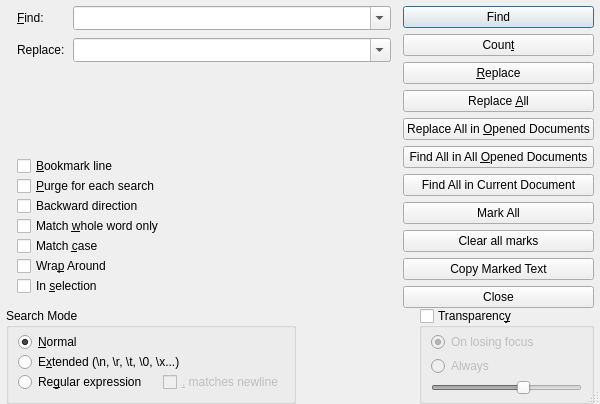
<?xml version="1.0" encoding="UTF-8"?>
<ui version="4.0">
 <class>FindReplaceDialog</class>
 <widget class="QDialog" name="FindReplaceDialog">
  <property name="geometry">
   <rect>
    <x>0</x>
    <y>0</y>
    <width>600</width>
    <height>325</height>
   </rect>
  </property>
  <property name="sizePolicy">
   <sizepolicy hsizetype="Preferred" vsizetype="Preferred">
    <horstretch>0</horstretch>
    <verstretch>0</verstretch>
   </sizepolicy>
  </property>
  <property name="windowTitle">
   <string>Find</string>
  </property>
  <property name="sizeGripEnabled">
   <bool>true</bool>
  </property>
  <layout class="QVBoxLayout" name="verticalLayout_3">
   <property name="spacing">
    <number>6</number>
   </property>
   <property name="leftMargin">
    <number>0</number>
   </property>
   <property name="topMargin">
    <number>0</number>
   </property>
   <property name="rightMargin">
    <number>0</number>
   </property>
   <property name="bottomMargin">
    <number>0</number>
   </property>
   <item>
    <layout class="QGridLayout" name="gridLayout_2">
     <property name="leftMargin">
      <number>6</number>
     </property>
     <property name="rightMargin">
      <number>6</number>
     </property>
     <property name="spacing">
      <number>0</number>
     </property>
     <item row="3" column="0">
      <layout class="QHBoxLayout" name="horizontalLayout_3">
       <item>
        <widget class="QGroupBox" name="searchMode">
         <property name="sizePolicy">
          <sizepolicy hsizetype="MinimumExpanding" vsizetype="Preferred">
           <horstretch>0</horstretch>
           <verstretch>0</verstretch>
          </sizepolicy>
         </property>
         <property name="minimumSize">
          <size>
           <width>0</width>
           <height>0</height>
          </size>
         </property>
         <property name="title">
          <string>Search Mode</string>
         </property>
         <layout class="QVBoxLayout" name="verticalLayout">
          <property name="spacing">
           <number>0</number>
          </property>
          <property name="topMargin">
           <number>4</number>
          </property>
          <item>
           <widget class="QRadioButton" name="radioNormalSearch">
            <property name="enabled">
             <bool>true</bool>
            </property>
            <property name="sizePolicy">
             <sizepolicy hsizetype="MinimumExpanding" vsizetype="Fixed">
              <horstretch>0</horstretch>
              <verstretch>0</verstretch>
             </sizepolicy>
            </property>
            <property name="text">
             <string>&amp;Normal</string>
            </property>
            <property name="checked">
             <bool>true</bool>
            </property>
           </widget>
          </item>
          <item>
           <widget class="QRadioButton" name="radioExtendedSearch">
            <property name="sizePolicy">
             <sizepolicy hsizetype="MinimumExpanding" vsizetype="Fixed">
              <horstretch>0</horstretch>
              <verstretch>0</verstretch>
             </sizepolicy>
            </property>
            <property name="text">
             <string>E&amp;xtended (\n, \r, \t, \0, \x...)</string>
            </property>
           </widget>
          </item>
          <item>
           <layout class="QHBoxLayout" name="horizontalLayout_4">
            <property name="spacing">
             <number>16</number>
            </property>
            <item>
             <widget class="QRadioButton" name="radioRegexSearch">
              <property name="sizePolicy">
               <sizepolicy hsizetype="Minimum" vsizetype="Fixed">
                <horstretch>0</horstretch>
                <verstretch>0</verstretch>
               </sizepolicy>
              </property>
              <property name="text">
               <string>Re&amp;gular expression</string>
              </property>
             </widget>
            </item>
            <item>
             <widget class="QCheckBox" name="checkBoxRegexMatchesNewline">
              <property name="enabled">
               <bool>false</bool>
              </property>
              <property name="sizePolicy">
               <sizepolicy hsizetype="MinimumExpanding" vsizetype="Fixed">
                <horstretch>0</horstretch>
                <verstretch>0</verstretch>
               </sizepolicy>
              </property>
              <property name="text">
               <string>&amp;. matches newline</string>
              </property>
             </widget>
            </item>
           </layout>
          </item>
         </layout>
        </widget>
       </item>
       <item>
        <spacer name="horizontalSpacer">
         <property name="orientation">
          <enum>Qt::Horizontal</enum>
         </property>
         <property name="sizeHint" stdset="0">
          <size>
           <width>40</width>
           <height>20</height>
          </size>
         </property>
        </spacer>
       </item>
      </layout>
     </item>
     <item row="3" column="1" alignment="Qt::AlignRight">
      <widget class="QGroupBox" name="transparency">
       <property name="sizePolicy">
        <sizepolicy hsizetype="Maximum" vsizetype="Preferred">
         <horstretch>0</horstretch>
         <verstretch>0</verstretch>
        </sizepolicy>
       </property>
       <property name="minimumSize">
        <size>
         <width>175</width>
         <height>0</height>
        </size>
       </property>
       <property name="title">
        <string>Transparenc&amp;y</string>
       </property>
       <property name="checkable">
        <bool>true</bool>
       </property>
       <property name="checked">
        <bool>false</bool>
       </property>
       <layout class="QVBoxLayout" name="verticalLayout_2">
        <property name="spacing">
         <number>4</number>
        </property>
        <property name="topMargin">
         <number>4</number>
        </property>
        <property name="bottomMargin">
         <number>4</number>
        </property>
        <item>
         <widget class="QRadioButton" name="radioOnLosingFocus">
          <property name="text">
           <string>On losing focus</string>
          </property>
          <property name="checked">
           <bool>true</bool>
          </property>
         </widget>
        </item>
        <item>
         <widget class="QRadioButton" name="radioAlways">
          <property name="text">
           <string>Always</string>
          </property>
         </widget>
        </item>
        <item>
         <widget class="QSlider" name="horizontalSlider">
          <property name="minimum">
           <number>20</number>
          </property>
          <property name="maximum">
           <number>100</number>
          </property>
          <property name="sliderPosition">
           <number>70</number>
          </property>
          <property name="orientation">
           <enum>Qt::Horizontal</enum>
          </property>
         </widget>
        </item>
       </layout>
      </widget>
     </item>
     <item row="2" column="1">
      <layout class="QVBoxLayout" name="verticalLayout_4">
       <property name="spacing">
        <number>6</number>
       </property>
       <property name="leftMargin">
        <number>12</number>
       </property>
       <property name="topMargin">
        <number>6</number>
       </property>
       <item>
        <widget class="QPushButton" name="buttonFind">
         <property name="text">
          <string>Find</string>
         </property>
         <property name="autoDefault">
          <bool>false</bool>
         </property>
         <property name="default">
          <bool>true</bool>
         </property>
        </widget>
       </item>
       <item>
        <widget class="QPushButton" name="buttonCount">
         <property name="text">
          <string>Coun&amp;t</string>
         </property>
         <property name="autoDefault">
          <bool>false</bool>
         </property>
        </widget>
       </item>
       <item>
        <widget class="QPushButton" name="buttonReplace">
         <property name="text">
          <string>&amp;Replace</string>
         </property>
        </widget>
       </item>
       <item>
        <widget class="QPushButton" name="buttonReplaceAll">
         <property name="text">
          <string>Replace &amp;All</string>
         </property>
        </widget>
       </item>
       <item>
        <widget class="QPushButton" name="buttonReplaceAllInDocuments">
         <property name="text">
          <string>Replace All in &amp;Opened Documents</string>
         </property>
        </widget>
       </item>
       <item>
        <widget class="QPushButton" name="buttonFindAllInDocuments">
         <property name="text">
          <string>Find All in All &amp;Opened Documents</string>
         </property>
         <property name="autoDefault">
          <bool>false</bool>
         </property>
        </widget>
       </item>
       <item>
        <widget class="QPushButton" name="buttonFindAllInCurrent">
         <property name="text">
          <string>Find All in Current Document</string>
         </property>
         <property name="autoDefault">
          <bool>false</bool>
         </property>
        </widget>
       </item>
       <item>
        <widget class="QPushButton" name="buttonMarkAll">
         <property name="text">
          <string>Mark All</string>
         </property>
         <property name="autoDefault">
          <bool>false</bool>
         </property>
        </widget>
       </item>
       <item>
        <widget class="QPushButton" name="buttonClearAllMarks">
         <property name="text">
          <string>Clear all marks</string>
         </property>
         <property name="autoDefault">
          <bool>false</bool>
         </property>
        </widget>
       </item>
       <item>
        <widget class="QPushButton" name="buttonCopyMarkedText">
         <property name="text">
          <string>Copy Marked Text</string>
         </property>
         <property name="autoDefault">
          <bool>false</bool>
         </property>
        </widget>
       </item>
       <item>
        <widget class="QPushButton" name="buttonClose">
         <property name="text">
          <string>Close</string>
         </property>
         <property name="autoDefault">
          <bool>false</bool>
         </property>
        </widget>
       </item>
       <item>
        <spacer name="verticalSpacer_2">
         <property name="orientation">
          <enum>Qt::Vertical</enum>
         </property>
         <property name="sizeHint" stdset="0">
          <size>
           <width>20</width>
           <height>40</height>
          </size>
         </property>
        </spacer>
       </item>
      </layout>
     </item>
     <item row="2" column="0">
      <layout class="QVBoxLayout" name="verticalLayout_5" stretch="0,0,0">
       <property name="leftMargin">
        <number>11</number>
       </property>
       <property name="topMargin">
        <number>6</number>
       </property>
       <property name="bottomMargin">
        <number>12</number>
       </property>
       <item>
        <layout class="QFormLayout" name="formLayout">
         <property name="sizeConstraint">
          <enum>QLayout::SetNoConstraint</enum>
         </property>
         <property name="fieldGrowthPolicy">
          <enum>QFormLayout::AllNonFixedFieldsGrow</enum>
         </property>
         <property name="labelAlignment">
          <set>Qt::AlignLeading|Qt::AlignLeft|Qt::AlignVCenter</set>
         </property>
         <property name="formAlignment">
          <set>Qt::AlignJustify|Qt::AlignTop</set>
         </property>
         <property name="horizontalSpacing">
          <number>8</number>
         </property>
         <property name="verticalSpacing">
          <number>8</number>
         </property>
         <item row="0" column="0">
          <widget class="QLabel" name="label">
           <property name="text">
            <string>&amp;Find:</string>
           </property>
           <property name="buddy">
            <cstring>comboFind</cstring>
           </property>
          </widget>
         </item>
         <item row="0" column="1">
          <widget class="QComboBox" name="comboFind">
           <property name="sizePolicy">
            <sizepolicy hsizetype="MinimumExpanding" vsizetype="Fixed">
             <horstretch>0</horstretch>
             <verstretch>0</verstretch>
            </sizepolicy>
           </property>
           <property name="editable">
            <bool>true</bool>
           </property>
           <property name="maxCount">
            <number>10</number>
           </property>
           <property name="insertPolicy">
            <enum>QComboBox::NoInsert</enum>
           </property>
           <property name="sizeAdjustPolicy">
            <enum>QComboBox::AdjustToMinimumContentsLengthWithIcon</enum>
           </property>
          </widget>
         </item>
         <item row="1" column="0">
          <widget class="QLabel" name="labelReplaceWith">
           <property name="enabled">
            <bool>true</bool>
           </property>
           <property name="text">
            <string>Replace:</string>
           </property>
          </widget>
         </item>
         <item row="1" column="1">
          <widget class="QComboBox" name="comboReplace">
           <property name="sizePolicy">
            <sizepolicy hsizetype="MinimumExpanding" vsizetype="Fixed">
             <horstretch>0</horstretch>
             <verstretch>0</verstretch>
            </sizepolicy>
           </property>
           <property name="editable">
            <bool>true</bool>
           </property>
           <property name="maxCount">
            <number>10</number>
           </property>
           <property name="insertPolicy">
            <enum>QComboBox::NoInsert</enum>
           </property>
           <property name="sizeAdjustPolicy">
            <enum>QComboBox::AdjustToMinimumContentsLengthWithIcon</enum>
           </property>
          </widget>
         </item>
        </layout>
       </item>
       <item>
        <spacer name="verticalSpacer">
         <property name="orientation">
          <enum>Qt::Vertical</enum>
         </property>
         <property name="sizeHint" stdset="0">
          <size>
           <width>20</width>
           <height>40</height>
          </size>
         </property>
        </spacer>
       </item>
       <item>
        <layout class="QVBoxLayout" name="verticalLayout_6">
         <property name="spacing">
          <number>0</number>
         </property>
         <item>
          <widget class="QCheckBox" name="checkBoxBookmarkLine">
           <property name="text">
            <string>&amp;Bookmark line</string>
           </property>
          </widget>
         </item>
         <item>
          <widget class="QCheckBox" name="checkBoxPurgeForEachSearch">
           <property name="text">
            <string>&amp;Purge for each search</string>
           </property>
          </widget>
         </item>
         <item>
          <widget class="QCheckBox" name="checkBoxBackwardsDirection">
           <property name="text">
            <string>Backward direction</string>
           </property>
          </widget>
         </item>
         <item>
          <widget class="QCheckBox" name="checkBoxMatchWholeWord">
           <property name="text">
            <string>Match &amp;whole word only</string>
           </property>
          </widget>
         </item>
         <item>
          <widget class="QCheckBox" name="checkBoxMatchCase">
           <property name="text">
            <string>Match &amp;case</string>
           </property>
          </widget>
         </item>
         <item>
          <widget class="QCheckBox" name="checkBoxWrapAround">
           <property name="text">
            <string>Wra&amp;p Around</string>
           </property>
          </widget>
         </item>
         <item>
          <widget class="QCheckBox" name="checkBoxInSelection">
           <property name="text">
            <string>In &amp;selection</string>
           </property>
          </widget>
         </item>
        </layout>
       </item>
      </layout>
     </item>
    </layout>
   </item>
  </layout>
 </widget>
 <tabstops>
  <tabstop>comboFind</tabstop>
  <tabstop>comboReplace</tabstop>
  <tabstop>radioNormalSearch</tabstop>
  <tabstop>radioExtendedSearch</tabstop>
  <tabstop>radioRegexSearch</tabstop>
  <tabstop>checkBoxRegexMatchesNewline</tabstop>
  <tabstop>buttonFind</tabstop>
  <tabstop>buttonCount</tabstop>
  <tabstop>buttonReplace</tabstop>
  <tabstop>buttonReplaceAll</tabstop>
  <tabstop>buttonReplaceAllInDocuments</tabstop>
  <tabstop>buttonFindAllInDocuments</tabstop>
  <tabstop>buttonFindAllInCurrent</tabstop>
  <tabstop>buttonMarkAll</tabstop>
  <tabstop>buttonClearAllMarks</tabstop>
  <tabstop>buttonCopyMarkedText</tabstop>
  <tabstop>buttonClose</tabstop>
  <tabstop>transparency</tabstop>
  <tabstop>radioOnLosingFocus</tabstop>
  <tabstop>radioAlways</tabstop>
  <tabstop>horizontalSlider</tabstop>
 </tabstops>
 <resources/>
 <connections/>
</ui>
